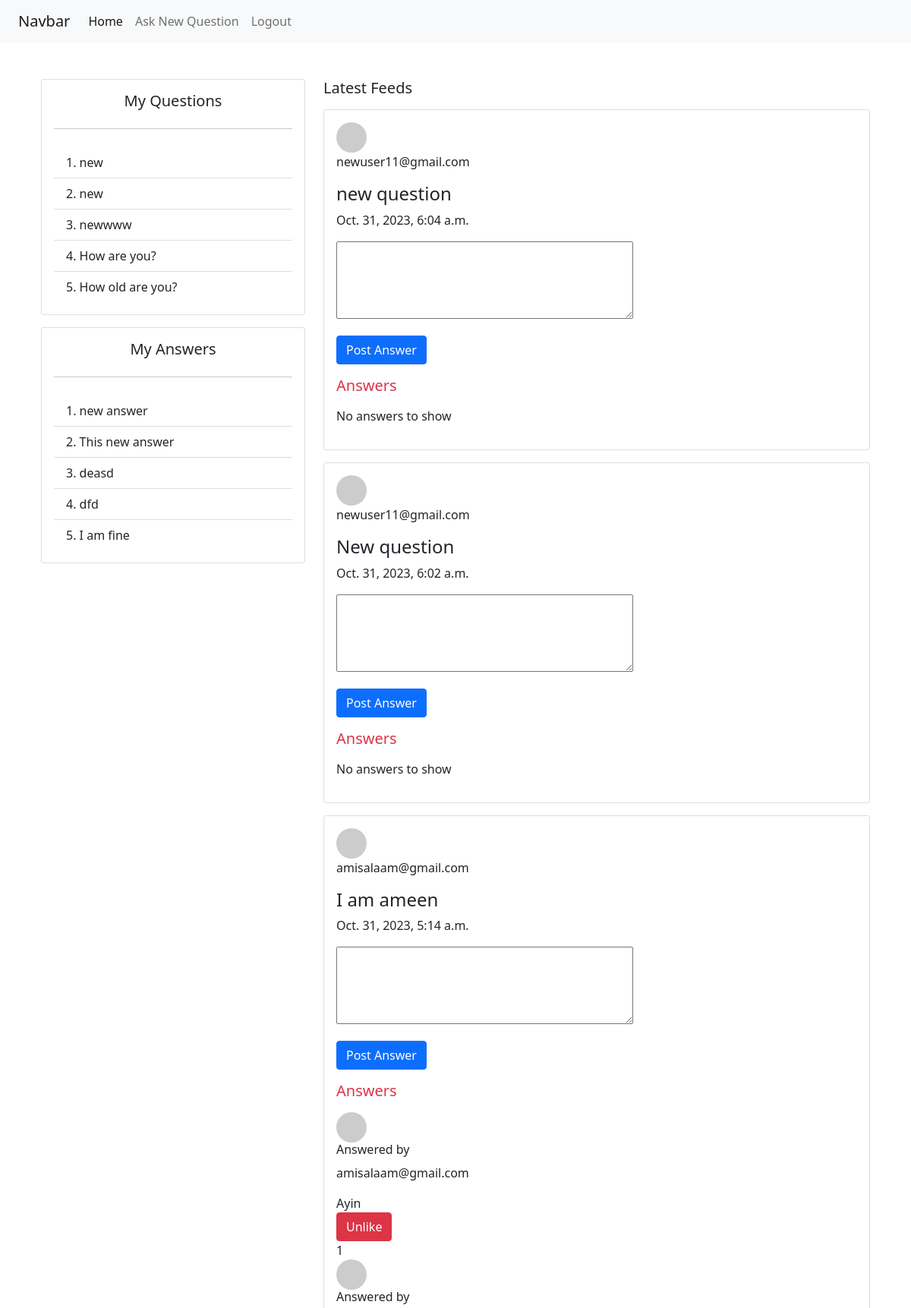
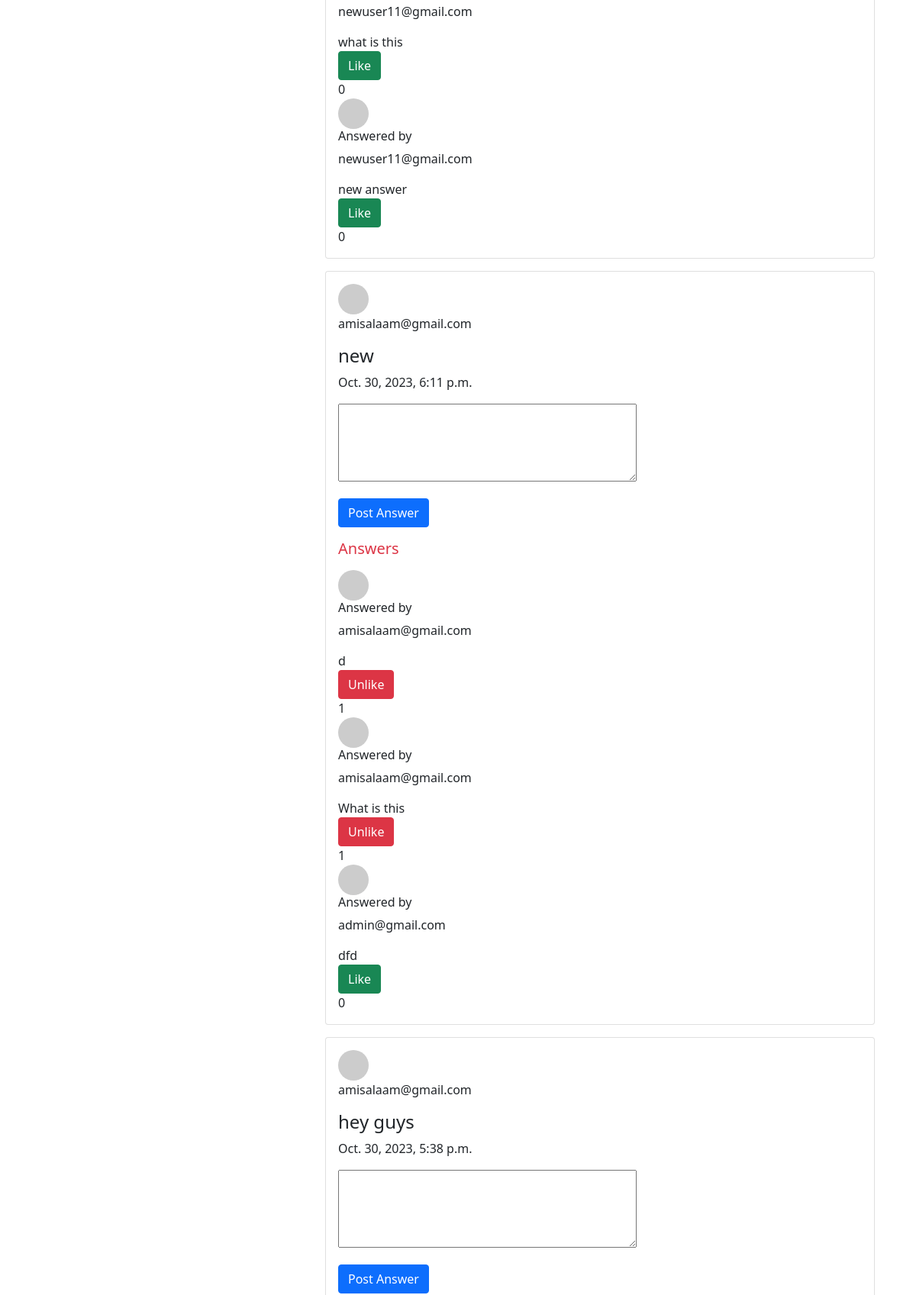
Screenshot of / (signed in, upper part) with the database file from the repository (2 pictures, top to bottom).
### mainApp/models.py (models this page shows, shortened)
class Question(models.Model):
    user = models.ForeignKey(Account, on_delete=models.CASCADE)
    question_text = models.CharField(max_length=1000)
    posted_date = models.DateTimeField(auto_now_add=True)

class Answer(models.Model):
    user = models.ForeignKey(Account, on_delete=models.CASCADE)
    question = models.ForeignKey(
        Question, on_delete=models.CASCADE, related_name='answers')
    answer_text = models.TextField()
    posted_date = models.DateTimeField(auto_now_add=True)
    likes = models.ManyToManyField(Account, related_name='liked_answers')

### Authentication/models.py (models this page shows, shortened)
class Account(AbstractBaseUser):
    full_name = models.CharField(max_length=50)
    email = models.EmailField(max_length=254, unique=True)
    date_joined = models.DateTimeField(auto_now_add=True)
    last_login = models.DateTimeField(auto_now_add=True)
    is_staff = models.BooleanField(default=False)
    is_active = models.BooleanField(default=True)
    is_admin = models.BooleanField(default=False)
    is_superuser = models.BooleanField(default=False)
    USERNAME_FIELD = 'email'
    REQUIRED_FIELDS = ['full_name']
    objects = MyAccountManager()
    def __str__(self):
        return self.email

### Authentication/views.py (the view)
# urls.py: path('', views.home, name='home'),
@login_required(login_url='/login')
def home(request):
    questions = Question.objects.exclude(
        user=request.user).order_by('-posted_date')
    my_questions = Question.objects.filter(
        user=request.user).order_by('posted_date')
    my_answers = Answer.objects.filter(
        user=request.user).order_by('posted_date')
    if request.method == 'POST':
        form = AnswerForm(request.POST)
        if form.is_valid():
            try:
                new_answer = form.save(commit=False)
                new_answer.user = request.user
                new_answer.question = Question.objects.get(
                    pk=request.POST['question_id'])
                new_answer.save()
                messages.success(request, "Answer submitted successfully.")
                return redirect('home')
            except Question.DoesNotExist:
                messages.error(request, "Question not found.")
            except Exception as e:
                messages.error(request, f"An error occurred: {e}")
        else:
            for field, errors in form.errors.items():
                for error in errors:
                    messages.error(request, f"Error in {field}: {error}")
    else:
        form = AnswerForm()
    context = {
        'questions': questions,
        'form': form,
        'my_questions': my_questions,
        'my_answers': my_answers
    }
    return render(request, "home.html", context)

### mainApp/forms.py
class AnswerForm(forms.ModelForm):
    class Meta:
        model = Answer
        fields = ['answer_text']
        widgets = {
            'answer_text': forms.Textarea(attrs={'rows': 4}),
        }

### templates/home.html (shortened to what this page needs)
<!DOCTYPE html>
<html lang="en">
<head>
    <link rel="stylesheet" href="https://cdn.jsdelivr.net/npm/bootstrap@5.3.0/dist/css/bootstrap.min.css">
</head>
<body>
    {% include 'navbar.html' %}
    <div class="container mt-5">
        <div class="row">
            <div class="col-md-4">
                <div class="card">
                    <div class="card-body">
                        <h5 class="card-title text-center">My Questions</h5>
                        <hr class="my-4">
                        <ul class="list-group list-group-flush">
                            {% if my_questions %}
                                {% for my_question in my_questions %}
                                    <li class="list-group-item">
                                        {{ forloop.counter }}. {{ my_question.question_text }}
                                    </li>
                                {% endfor %}
                            {% else %}
                                <li>No Questions Asked by You</li>
                            {% endif %}
                        </ul>
                    </div>
                </div>
                <div class="card mt-3">
                    <div class="card-body">
                        <h5 class="card-title text-center">My Answers</h5>
                        <hr class="my-4">
                        <ul class="list-group list-group-flush">
                            {% if my_answers%}
                                {% for my_answer in my_answers%}
                                    <li class="list-group-item">
                                        {{ forloop.counter }}. {{ my_answer.answer_text }}
                                    </li>
                                {% endfor %}
                            {% else %}
                                <li>No answersAsked by You</li>
                            {% endif %}
                        </ul>
                    </div>
                </div>
            </div>
            <div class="col-md-8">
                <h5 class="card-title">Latest Feeds</h5>
                {% for question in questions %}
                <div class="card  mt-3">
                    <div class="card-body">
                        <div class="media">
                            <div class="media-body">
                                <img src="https://via.placeholder.com/40" class="mr-3 rounded-circle" alt="User Image">
                                <p class="mt-0">{{ question.user }}</p>
                                <h4>{{ question.question_text }}</h4>
                                <p class="text-left">{{ question.posted_date }}</p>
                            </div>
                        </div>
                        <div class="comment-box mt-3">
                            <form method="post" action="{% url 'home' %}">
                                <div class="mb-3">
                                    {{ form.answer_text }}
                                </div>
                                <button type="submit" class="btn btn-primary">Post Answer</button>
                            </form>
                            <div class="comments-list mt-3">
                                <h5 class="mb-3 text-danger">Answers</h5>
                                {% if not question.answers.all %}
                                <p>No answers to show</p>
                                {% else %}
                                {% for answer in question.answers.all %}
                                <div class="media">
                                    <img src="https://via.placeholder.com/40" class="mr-3 rounded-circle" alt="User Image">
                                    <div class="media-body">
                                        <h6 class="mt-0">Answered by</h6>
                                        <p>{{ answer.user }}</p>
                                        {{ answer.answer_text }}
                                        {% if user in answer.likes.all %}
                                        <form method="post" action="{% url 'unlike_answer' answer.id %}">
                                            <button type="submit" class="btn btn-danger btn-unlike">Unlike</button>
                                        </form>
                                        {% else %}
                                        <form method="post" action="{% url 'like_answer' answer.id %}">
                                            <button type="submit" class="btn btn-success btn-like">Like</button>
                                        </form>
                                        {% endif %}
                                    </div>
                                    <span class="like-count">{{ answer.likes.count }}</span>
                                </div>
                                {% endfor %}
                                {% endif %}
                            </div>
                        </div>
                    </div>
                </div>
                {% endfor %}
            </div>
        </div>
    </div>
</body>
</html>

### rows the page displays
Question: question_text "new"
Question: question_text "new"
Question: question_text "newwww"
Question: question_text "How are you?"
Question: question_text "How old are you?"
Answer: answer_text "new answer"
Answer: answer_text "This new answer"
Answer: answer_text "deasd"
Answer: answer_text "dfd", user "admin@gmail.com", shows "Like", likes.count "0"
Answer: answer_text "I am fine"
Question: user "newuser11@gmail.com", question_text "new question", posted_date "Oct. 31, 2023, 6:04 a.m.", shows "No answers to show"
Question: user "newuser11@gmail.com", question_text "New question", posted_date "Oct. 31, 2023, 6:02 a.m.", shows "No answers to show"
Question: user "amisalaam@gmail.com", question_text "I am ameen", posted_date "Oct. 31, 2023, 5:14 a.m."
Answer: user "amisalaam@gmail.com", answer_text "Ayin", shows "Unlike", likes.count "1"
Answer: user "newuser11@gmail.com", answer_text "what is this", shows "Like", likes.count "0"
Answer: user "newuser11@gmail.com", answer_text "new answer", shows "Like", likes.count "0"
Question: user "amisalaam@gmail.com", question_text "new", posted_date "Oct. 30, 2023, 6:11 p.m."
Answer: user "amisalaam@gmail.com", answer_text "d", shows "Unlike", likes.count "1"
Answer: user "amisalaam@gmail.com", answer_text "What is this", shows "Unlike", likes.count "1"
Question: user "amisalaam@gmail.com", question_text "hey guys", posted_date "Oct. 30, 2023, 5:38 p.m."
